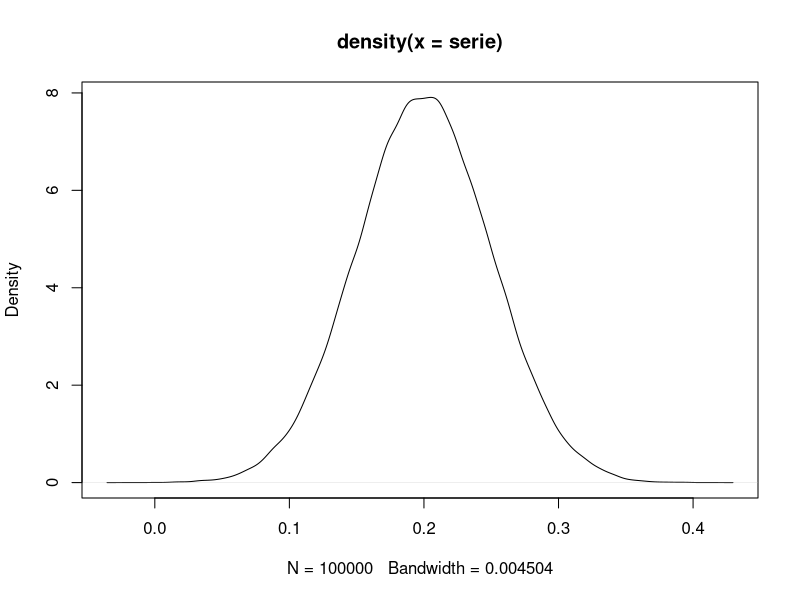
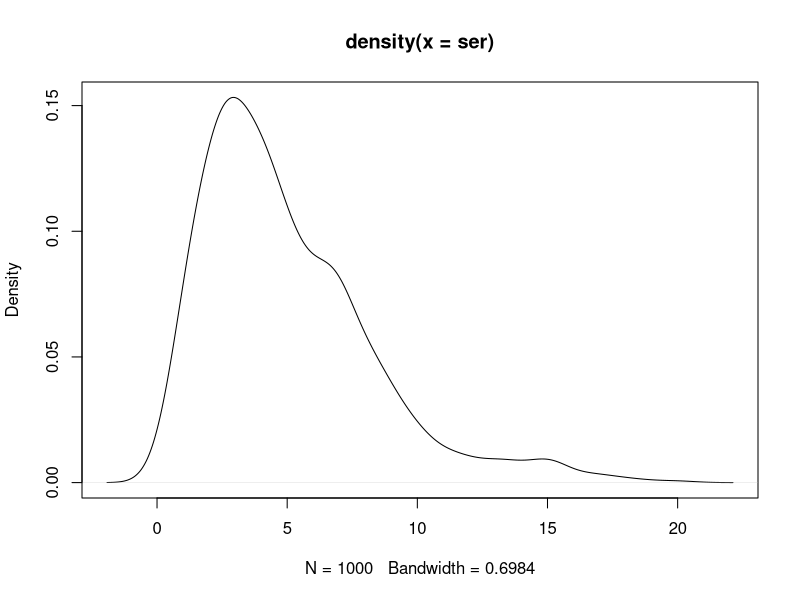
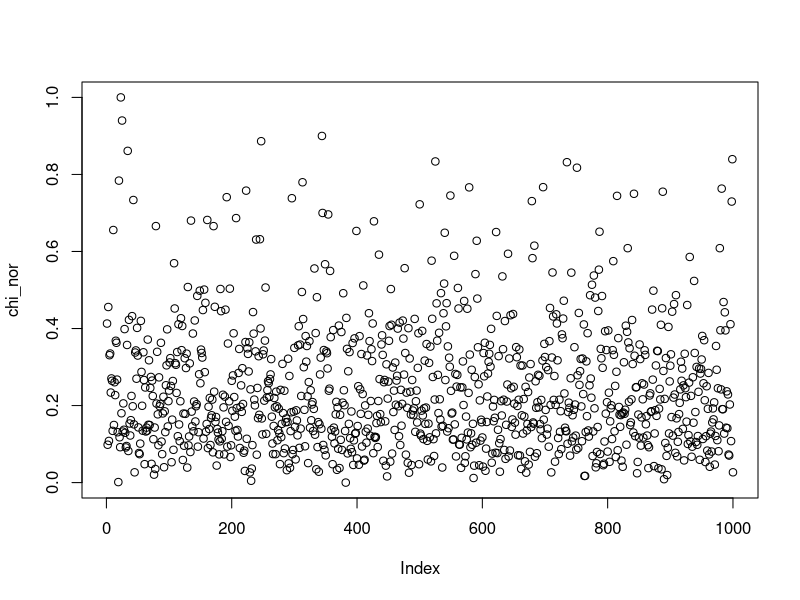
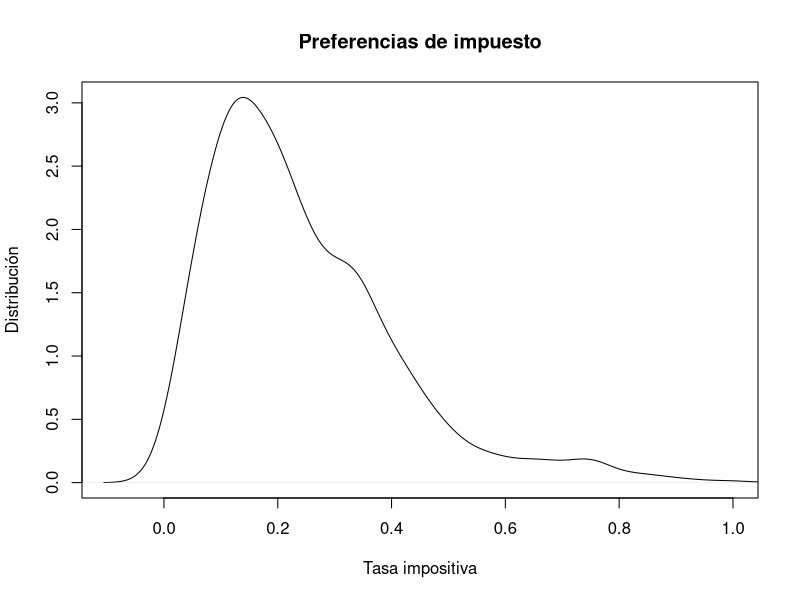

These charts were generated, in order, by the following R code: (Note: this script raises an error after producing the figures.)

serie <- rnorm(100000, mean = 0.2, sd = 0.05) 
plot(density(serie))

ser <- rchisq(1000,5)
plot(density(ser))
media_chi <- mean(ser)
de <- sd(ser)

ser_min <- min(ser)
ser_max <- max(ser)
chi_nor <- (ser-ser_min)/(ser_max-ser_min)
plot(chi_nor)

mediano <- median(chi_nor)
plot(density(chi_nor), xlim = c(-0.1,1), main = "Preferencias de impuesto", 
     xlab = "Tasa impositiva", ylab = "Distribución"  )
# Agregar la línea de la mediana
abline(v = mediana, col = "red", lwd = 2, lty = 2)  # Línea discontinua en la mediana

# Agregar un texto para indicar la mediana
text(mediano, 0.5, paste("Mediano =", round(mediana, 2)), col = "red", pos = 4)


summary(chi_nor)




set.seed(123)
moda1 <- rnorm(110, mean = 0.20, sd = 0.05) 
moda2 <- rnorm(80, mean = 0.50, sd = 0.05)  
bimodal_data <- c(moda1, moda2)
plot(density(bimodal_data), xlim = c(-0.1,1),main = "Preferencias Impositivas", xlab = "Tasa impositiva", ylab = "Distribución")
abline(v = 0.20, col = "red", lwd = 2, lty = 2)  
abline(v = 0.50, col = "green", lwd = 2, lty = 2)
abline(v = median(bimodal_data), col = "black", lwd = 2, lty = 2)
# Agregar etiquetas a las líneas
legend("topright", legend = c("Politca 1", "Politca 2", "Mediano"),
       col = c("red", "green", "black"), lwd = 2, lty = 2)
